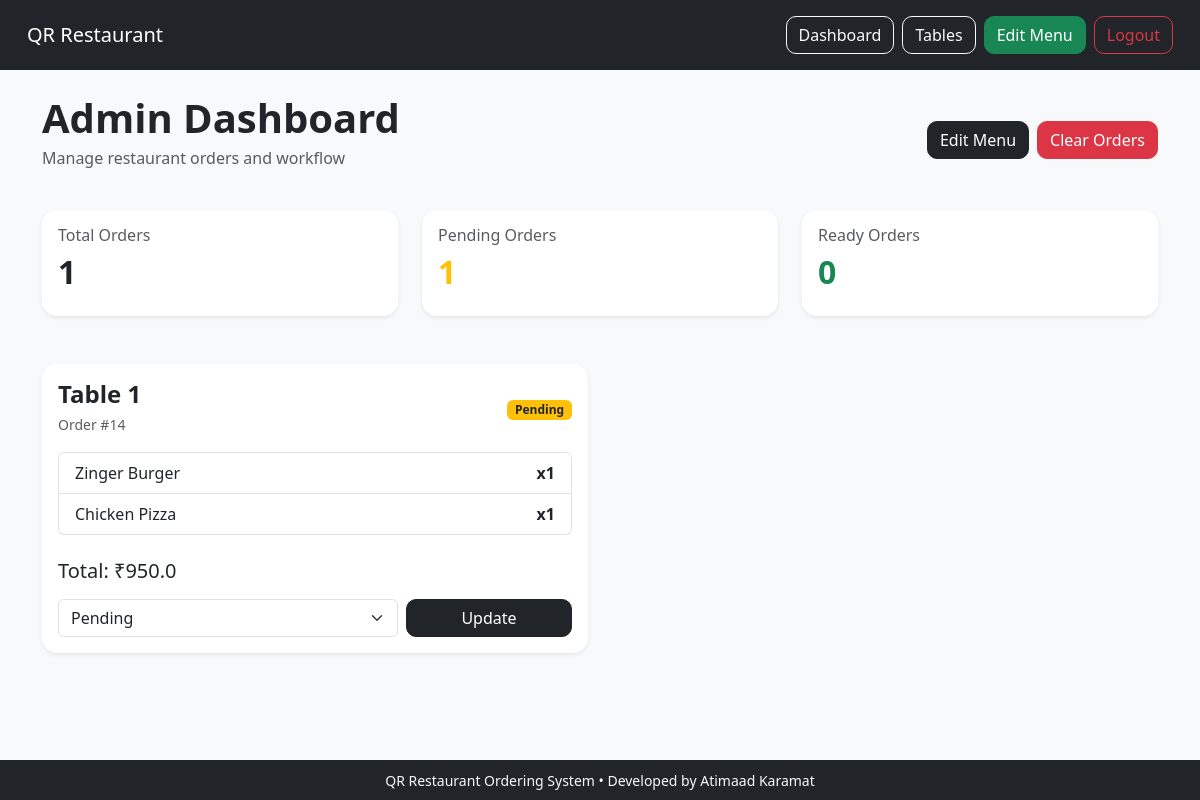
The app's page /admin (signed in), older data.
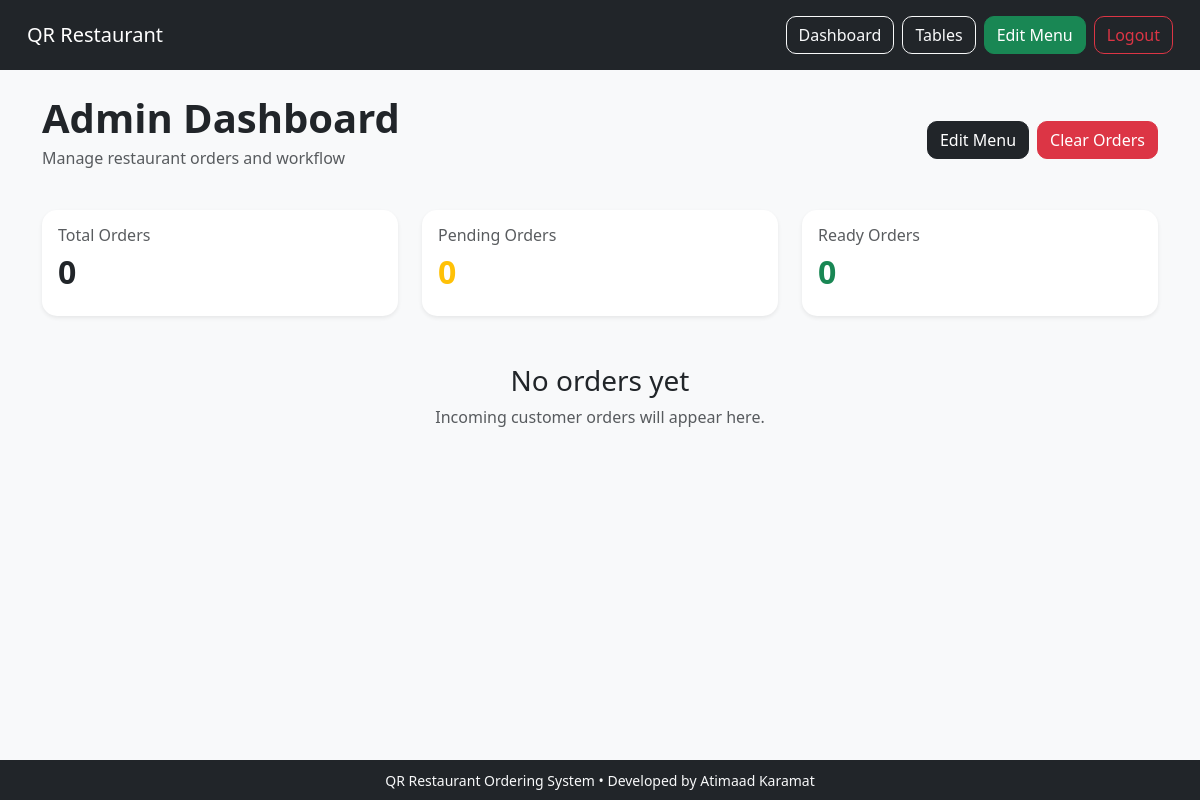
The same page, newer data.
### tables this page shows
CREATE TABLE orders (
    id INTEGER PRIMARY KEY AUTOINCREMENT,
    table_number INTEGER NOT NULL,
    total_price REAL NOT NULL,
    status TEXT NOT NULL DEFAULT 'Pending',
    created_at TIMESTAMP DEFAULT CURRENT_TIMESTAMP
);

CREATE TABLE order_items (
    id INTEGER PRIMARY KEY AUTOINCREMENT,
    order_id INTEGER NOT NULL,
    menu_item_id INTEGER NOT NULL,
    quantity INTEGER NOT NULL,

    FOREIGN KEY(order_id) REFERENCES orders(id),
    FOREIGN KEY(menu_item_id) REFERENCES menu_items(id)
);

CREATE TABLE menu_items (
    id INTEGER PRIMARY KEY AUTOINCREMENT,
    name TEXT NOT NULL,
    price REAL NOT NULL,
    category TEXT NOT NULL,
    image TEXT
);

### app.py (the view)
@app.route("/admin")
def admin():
    if "admin_id" not in session:
        return redirect("/login")
    conn = get_db_connection()
    orders = conn.execute("""
        SELECT * FROM orders
        ORDER BY created_at DESC
    """).fetchall()
    order_data = []
    for order in orders:
        items = conn.execute("""
            SELECT
                menu_items.name,
                order_items.quantity
            FROM order_items
            JOIN menu_items
            ON order_items.menu_item_id = menu_items.id
            WHERE order_items.order_id = ?
        """, (order["id"],)).fetchall()
        order_data.append({
            "order": order,
            "items": items
        })
    menu_items = conn.execute("""
    SELECT * FROM menu_items
    """).fetchall()
    conn.close()
    return render_template(
    "dashboard.html",
    order_data=order_data,
    menu_items=menu_items
    )

### app.py (called while the page is built)
def get_db_connection():
    conn = sqlite3.connect("restaurant.db")
    conn.row_factory = sqlite3.Row
    return conn

### templates/dashboard.html (shortened to what this page needs)
{% extends "layout.html" %} {% block body %}
<div class="d-flex justify-content-between align-items-center mb-4">
  <div>
    <h1 class="fw-bold mb-1">Admin Dashboard</h1>
    <p class="text-muted">Manage restaurant orders and workflow</p>
  </div>
  <div class="d-flex gap-2">
    <a href="/edit_menu" class="btn btn-dark"> Edit Menu </a>
    <form action="/clear_orders" method="POST">
      <button
        class="btn btn-danger"
        onclick="return confirm('Clear ALL orders?');"
      >
        Clear Orders
      </button>
    </form>
  </div>
</div>
<div class="row mb-5">
  <div class="col-md-4">
    <div class="card shadow-sm border-0">
      <div class="card-body">
        <h6 class="text-muted">Total Orders</h6>
        <h2 class="fw-bold">{{ order_data|length }}</h2>
      </div>
    </div>
  </div>
  <div class="col-md-4">
    <div class="card shadow-sm border-0">
      <div class="card-body">
        <h6 class="text-muted">Pending Orders</h6>
        <h2 class="fw-bold text-warning">
          {{ order_data | selectattr("order.status", "equalto", "Pending") |
          list | length }}
        </h2>
      </div>
    </div>
  </div>
  <div class="col-md-4">
    <div class="card shadow-sm border-0">
      <div class="card-body">
        <h6 class="text-muted">Ready Orders</h6>
        <h2 class="fw-bold text-success">
          {{ order_data | selectattr("order.status", "equalto", "Ready") | list
          | length }}
        </h2>
      </div>
    </div>
  </div>
</div>
{% if order_data %}
<div class="row">
  {% for data in order_data %}
  <div class="col-lg-6">
    <div class="card shadow-sm border-0 mb-4">
      <div class="card-body">
        <div class="d-flex justify-content-between align-items-center mb-3">
          <div>
            <h4 class="fw-bold mb-1">Table {{ data.order['table_number'] }}</h4>
            <small class="text-muted"> Order #{{ data.order['id'] }} </small>
          </div>
          <div>
            {% if data.order['status'] == "Pending" %}
            <span class="badge bg-warning text-dark"> Pending </span>
            {% elif data.order['status'] == "Preparing" %}
            <span class="badge bg-primary"> Preparing </span>
            {% elif data.order['status'] == "Ready" %}
            <span class="badge bg-success"> Ready </span>
            {% else %}
            <span class="badge bg-secondary"> Completed </span>
            {% endif %}
          </div>
        </div>
        <ul class="list-group mb-4">
          {% for item in data['items'] %}
          <li class="list-group-item d-flex justify-content-between">
            <span> {{ item['name'] }} </span>
            <strong> x{{ item['quantity'] }} </strong>
          </li>
          {% endfor %}
        </ul>
        <div class="d-flex justify-content-between align-items-center mb-3">
          <h5 class="mb-0">Total: ₹{{ data.order['total_price'] }}</h5>
        </div>
        <form action="/update_status/{{ data.order['id'] }}" method="POST">
          <div class="row g-2">
            <div class="col-md-8">
              <select name="status" class="form-select">
                <option value="Pending">Pending</option>
              </select>
            </div>
            <div class="col-md-4">
              <button type="submit" class="btn btn-dark w-100">Update</button>
            </div>
          </div>
        </form>
      </div>
    </div>
  </div>
  {% endfor %}
</div>
{% else %}
<div class="text-center mt-5">
  <h3>No orders yet</h3>
  <p class="text-muted">Incoming customer orders will appear here.</p>
</div>
{% endif %} {% endblock %}

### templates/layout.html (shortened to what this page needs)
<!doctype html>
<html lang="en">
  <head>
    <link
      href="https://cdn.jsdelivr.net/npm/bootstrap@5.3.7/dist/css/bootstrap.min.css"
      rel="stylesheet"
    />
    <link
      rel="stylesheet"
      href="{{ url_for('static', filename='style.css') }}"
    />
  </head>
  <body class="d-flex flex-column min-vh-100">
    <nav class="navbar navbar-dark bg-dark">
      <div class="container-fluid">
        <a class="navbar-brand" href="/"> QR Restaurant </a>
        <div class="d-flex gap-2">
          {% if session.get("admin_id") %}
          <a href="/admin" class="btn btn-outline-light"> Dashboard </a>
          <a href="/tables" class="btn btn-outline-light"> Tables </a>
          <a href="/edit_menu" class="btn btn-success"> Edit Menu </a>
          <a href="/logout" class="btn btn-outline-danger"> Logout </a>
          {% else %} {% if session.get("table_id") %}
          <a href="/cart" class="btn btn-outline-light"> Cart </a>
          {% endif %} {% endif %}
        </div>
      </div>
    </nav>
    <main class="container mt-4 flex-grow-1">
      {% block body %} {% endblock %}
    </main>
    <footer class="bg-dark text-light text-center py-2 mt-auto">
      <div class="container">
        <small>
          QR Restaurant Ordering System • Developed by Atimaad Karamat
        </small>
      </div>
    </footer>
  </body>
</html>

### static/style.css (style rules this page uses)
body { background-color: #f8f9fa; }
.card { border: none; border-radius: 15px; overflow: hidden; box-shadow: 0 4px 10px rgba(0,0,0,0.1); transition: transform 0.2s ease; }
.navbar { padding: 15px; }
.btn { border-radius: 10px; }
footer { margin-top: auto; }

Row changes from the older to the newer data that the page shows:
removed orders: order.table_number "1", order.id "14", order.total_price "950.0"
removed order_items: name "Zinger Burger", quantity "1"
removed order_items: name "Chicken Pizza", quantity "1"
Text that changed along with them:
{{ order_data|length }}: "1" → "0"
text no longer shown: "1"
text now shown: "0 No orders yet Incoming customer orders will appear here."
list line gone: "Table Order # Pending Total: ₹ Pending Update"
